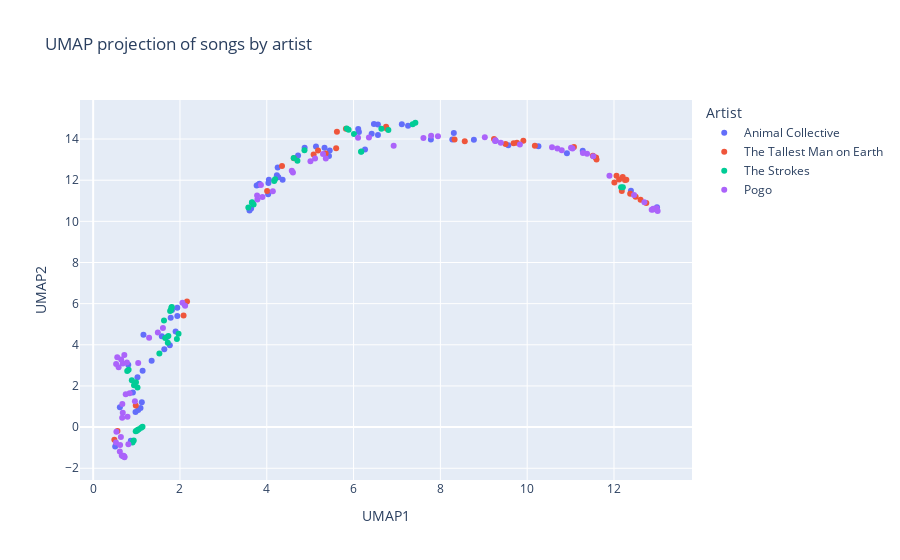

The code cell stored with this chart in its notebook:
### Code cell
fig = px.scatter(plot_df, x='UMAP1', y='UMAP2', color='Artist', hover_name='Track', title='UMAP projection of songs by artist')
fig.update_traces(hovertemplate='<b>%{hovertext}</b><br>Artist: %{customdata}')
fig.update_traces(customdata=plot_df['Artist'])

### Figure 1 — Plotly figure (JSON) as saved in the notebook; plotly's stock layout.template omitted (floating-point values rounded to 4 significant figures; data arrays with more than 128 entries replaced by an {"elided": "..."} marker saying what was removed)
{"data": [{"customdata": {"elided": "216 str values"}, "hovertemplate": "<b>%{hovertext}</b><br>Artist: %{customdata}", "hovertext": ["01 Graze.m4a", "02 What Would I Want_ Sky.m4a", "03 Bleed.m4a", "04 On A Highway.m4a", "05 I Think I Can.m4a", "02 Grass.mp3", "03 Did You See the Words.mp3", "03 Flesh Canoe.m4a", "04 The Purple Bottle.mp3", "05 Bees.m4a", "06 Banshee Beat.m4a", "07 Daffy Duck.m4a", "08 Loch Raven.m4a", "09 Turn Into Something.m4a", "01-01 - Blue Noses.mp3", "01-02 - Man Of Oil.mp3", "02-01 - Amazonawana  Anaconda Opportunity.mp3", "02-02 - Selection Of A Place (Rio Negro Version).mp3", "01 In The Flowers.m4a", "02 My Girls.m4a", "03 Also Frightened.m4a", "04 Summertime Clothes.m4a", "05 Daily Routine.m4a", "06 Bluish.m4a", "07 Guys Eyes.m4a", "08 Taste.m4a", "09 Lion In A Coma.m4a", "10 No More Runnin.m4a", "11 Brother Sport.m4a", "01 FloriDada.mp3", "02 Hocus Pocus.mp3", "03 Vertical.mp3", "04 Lying in the Grass.mp3", "05 The Burglars.mp3", "06 Natural Selection.mp3", "07 Bagels in Kiev.mp3", "08 On Delay.mp3", "09 Spilling Guts.mp3", "10 Summing the Wretch.mp3", "11 Golden Gal.mp3", "12 Recycling.mp3", "01 Peacebone.m4a", "02 Unsolved Mysteries.m4a", "03 Chores.m4a", "04 For Reverend Green.m4a", "05 Fireworks.m4a", "06 #1.m4a", "07 Winter Wonder Land.m4a", "08 Cuckoo Cuckoo.m4a", "09 Derek.m4a", "01 Leaf House.m4a", "02 Who Could Win a Rabbit.m4a", "03 The Softest Voice.m4a", "04 Winters Love.m4a", "05 Kids on Holiday.m4a", "06 Sweet Road.m4a", "07 Visiting Friends.m4a", "08 College.m4a", "09 We Tigers.m4a", "10 Mouth Wooed Her.m4a", "11 Good Lovin Outside.m4a", "12 Whaddit I Done.m4a"], "legendgroup": "Animal Collective", "marker": {"color": "#636efa", "symbol": "circle"}, "mode": "markers", "name": "Animal Collective", "orientation": "v", "showlegend": true, "type": "scatter", "x": [2.109, 3.83, 6.562, 5.134, 6.561, 4.721, 6.107, 7.112, 5.331, 10.26, 9.275, 12.99, 7.781, 6.469, 8.772, 9.565, 0.6152, 0.5076, 4.038, 1.091, 1.021, 1.786, 1.939, 4.233, 1.899, 0.9758, 1.14, 12.39, 0.8672, 3.64, 4.049, 0.9152, 3.767, 1.348, 1.639, 1.939, 6.123, 1.121, 1.038, 0.8087, 7.256, 4.251, 3.807, 4.872, 1.766, 1.817, 11.28, 3.602, 4.268, 1.582, 6.417, 1.703, 8.275, 4.365, 5.434, 1.159, 5.451, 0.6803, 8.31, 6.264, 4.032, 10.92], "xaxis": "x", "y": [5.964, 11.82, 14.2, 13.64, 14.71, 13.21, 14.49, 14.71, 13.58, 13.65, 13.92, 10.68, 13.97, 14.73, 13.97, 13.7, 0.9695, -0.9476, 11.86, 0.9269, 2.424, 5.311, 5.398, 12.24, 4.649, 0.7392, 2.74, 11.49, -0.6598, 10.62, 12.02, 1.677, 11.74, 3.226, 3.783, 5.802, 14.34, 1.207, 0.8341, 3.029, 14.64, 12.62, 11.78, 13.57, 3.981, 5.693, 13.43, 10.52, 12.14, 4.418, 14.26, 4.379, 13.97, 12.03, 13.17, 4.485, 13.44, -1.406, 14.29, 13.49, 11.31, 13.3], "yaxis": "y"}, {"customdata": {"elided": "216 str values"}, "hovertemplate": "<b>%{hovertext}</b><br>Artist: %{customdata}", "hovertext": ["01 The Wild Hunt.mp3", "02 Burden of Tomorrow.mp3", "03 Troubles Will be Gone.mp3", "04 You're Going Back.mp3", "05 The Drying of the Lawns.mp3", "06 King of Spain.mp3", "07 Love is All.mp3", "08 Thousand Ways.mp3", "09 A Lion's Heart.mp3", "10 Kids on the Run.mp3", "TheTallestManOnEarth-Shallowgrave-01-IWontBeFound.mp3", "TheTallestManOnEarth-Shallowgrave-02-PistolDreams.mp3", "TheTallestManOnEarth-Shallowgrave-03-HoneyWontYouLetMe.mp3", "TheTallestManOnEarth-Shallowgrave-04-ShallowGrave.mp3", "TheTallestManOnEarth-Shallowgrave-05-WhereDoMyBluebirdFly.mp3", "TheTallestManOnEarth-Shallowgrave-06-TheGardener.mp3", "TheTallestManOnEarth-Shallowgrave-07-TheBlizzardsNever.mp3", "TheTallestManOnEarth-Shallowgrave-08-TheSparrowandthe.mp3", "TheTallestManOnEarth-Shallowgrave-09-IntotheStream.mp3", "TheTallestManOnEarth-Shallowgrave-10-ThisWind.mp3", "01 To Just Grow Away.mp3", "02 Revelation Blues.mp3", "03 Leading Me Now.mp3", "04 1904.mp3", "05 Bright Lanterns.mp3", "06 There's No Leaving Now.mp3", "07 Wind and Walls.mp3", "08 Little Brother.mp3", "09 Criminals.mp3", "10 On Every Page.mp3", "01 Fields of Our Home.mp3", "02 Darkness of the Dream.mp3", "03 Singers.mp3", "04 Slow Dance.mp3", "05 Little Nowhere Towns.mp3", "06 Sagres.mp3", "07 Timothy.mp3", "08 Beginners.mp3", "09 Seventeen.mp3", "10 Dark Bird Is Home.mp3"], "legendgroup": "The Tallest Man on Earth", "marker": {"color": "#EF553B", "symbol": "circle"}, "mode": "markers", "name": "The Tallest Man on Earth", "orientation": "v", "showlegend": true, "type": "scatter", "x": [10.18, 11.58, 9.764, 0.5603, 8.327, 5.357, 12.75, 11.59, 11.6, 9.501, 5.599, 0.4883, 5.824, 4.008, 9.911, 0.9821, 5.182, 9.236, 6.761, 2.083, 12.25, 12.28, 12.5, 6.749, 12.12, 12.61, 5.079, 12.2, 12.18, 12.01, 12.06, 2.163, 11.51, 11.08, 12.37, 5.616, 4.351, 9.688, 4.624, 8.562], "xaxis": "x", "y": [13.67, 13.1, 13.82, -0.1891, 13.98, 13.3, 10.9, 13.09, 13.0, 13.76, 13.55, -0.6123, 14.51, 11.47, 13.92, 1.052, 13.45, 14.01, 14.51, 5.419, 12.01, 12.02, 11.2, 14.6, 12.03, 11.05, 13.25, 12.16, 11.48, 11.89, 12.22, 6.107, 13.18, 13.61, 11.34, 14.35, 12.69, 13.8, 13.06, 13.89], "yaxis": "y"}, {"customdata": {"elided": "216 str values"}, "hovertemplate": "<b>%{hovertext}</b><br>Artist: %{customdata}", "hovertext": ["01 Machu Picchu.mp3", "02 Under Cover Of Darkness.mp3", "03 Two Kinds Of Happiness.mp3", "04 You're So Right.mp3", "05 Taken For A Fool.mp3", "06 Games.mp3", "07 Call Me Back.mp3", "08 Gratisfaction.mp3", "09 Metabolism.mp3", "10 Life Is Simple In The Moonlight 1.mp3", "10 Life Is Simple in the Moonlight.mp3", "01 Machu Picchu.mp3", "02 Under Cover Of Darkness.mp3", "03 Two Kinds Of Happiness.mp3", "04 You're So Right.mp3", "05 Taken For A Fool.mp3", "06 Games.mp3", "07 Call Me Back.mp3", "08 Gratisfaction.mp3", "09 Metabolism.mp3", "10 Life Is Simple In The Moonlight 1.mp3", "10 Life Is Simple in the Moonlight.mp3", "01 Is This It.m4a", "02 The Modern Age 1.m4a", "02 The Modern Age.m4a", "03 Soma.m4a", "04 Barely Legal.m4a", "05 Someday.m4a", "06 Alone, Together.m4a", "07 Last Nite.m4a", "08 Hard to Explain.m4a", "09 When It Started.m4a", "10 Trying Your Luck.m4a", "11 Take It or Leave It.m4a", "01 What Ever Happened_.m4a", "03 Automatic Stop.m4a", "04 12_51.m4a", "05 You Talk Way Too Much.m4a", "06 Between Love & Hate.m4a", "07 Meet Me In the Bathroom.m4a", "08 Under Control 1.m4a", "08 Under Control.m4a", "09 The Way It Is.m4a", "10 The End Has No End.m4a", "11 I Can't Win.m4a"], "legendgroup": "The Strokes", "marker": {"color": "#00cc96", "symbol": "circle"}, "mode": "markers", "name": "The Strokes", "orientation": "v", "showlegend": true, "type": "scatter", "x": [1.022, 1.137, 1.007, 1.66, 0.9075, 4.171, 12.16, 0.7848, 1.794, 3.656, 6.173, 1.052, 1.106, 0.9809, 1.733, 0.9354, 4.191, 12.2, 0.8166, 1.773, 3.661, 6.179, 1.632, 7.424, 7.363, 6.641, 4.868, 1.719, 1.526, 1.811, 3.575, 6.009, 6.801, 0.9865, 0.8911, 3.697, 4.62, 1.967, 1.803, 1.022, 5.843, 5.885, 1.929, 0.9417, 4.706], "xaxis": "x", "y": [-0.1384, 0.0217, -0.1803, 4.337, -0.7459, 11.96, 11.66, 2.73, 5.695, 10.9, 13.39, -0.1053, -0.03199, -0.2041, 4.425, -0.6514, 12.05, 11.66, 2.782, 5.644, 10.92, 13.39, 5.182, 14.79, 14.71, 14.5, 13.46, 4.103, 3.579, 5.838, 10.68, 14.24, 14.43, 2.182, 2.282, 10.82, 13.08, 4.535, 5.8, 1.928, 14.52, 14.46, 4.283, 2.029, 12.95], "yaxis": "y"}, {"customdata": {"elided": "216 str values"}, "hovertemplate": "<b>%{hovertext}</b><br>Artist: %{customdata}", "hovertext": ["Bigger Blue _ Pogo_284910233_soundcloud.mp3", "Blue Holiday _ Pogo_295011972_soundcloud.mp3", "Cupboard Shaker _ Pogo_296264737_soundcloud.mp3", "Happy Horse Goes To Happy Town _ Pogo_270298628_soundcloud.mp3", "In My Chair (Milky Mix) 2016 _ Pogo_266745293_soundcloud.mp3", "Jungle Dash _ Pogo_274227186_soundcloud.mp3", "Shatter _ Pogo_272416616_soundcloud.mp3", "精神 _ Pogo_284667071_soundcloud.mp3", "Pogo - Kindred Shadow - 01 Sky Heart.mp3", "Pogo - Kindred Shadow - 02 Forget.mp3", "Pogo - Kindred Shadow - 03 No Worries.mp3", "Pogo - Kindred Shadow - 04 The Trouble.mp3", "Pogo - Kindred Shadow - 05 Ode For Lovers.mp3", "Pogo - Kindred Shadow - 06 Pinocchionic.mp3", "Pogo - Kindred Shadow - 07 Where Is Ethan-.mp3", "Pogo - Kindred Shadow - 08 Rise & Glide.mp3", "Pogo - Kindred Shadow - 09 Yore.mp3", "Pogo - Kindred Shadow - 10 Her Perfume.mp3", "Pogo - Kindred Shadow - 11 Here Now.mp3", "Pogo - Kindred Shadow - 12 Truly.mp3", "Pogo - Kindred Shadow - 13 What Is I-.mp3", "Pogo - Star Charts - 01 One Day With You.mp3", "Pogo - Star Charts - 02 Simagism.mp3", "Pogo - Star Charts - 03 Cosgrove.mp3", "Pogo - Star Charts - 04 Bang Monkey.mp3", "Pogo - Star Charts - 05 Featherfunk.mp3", "Pogo - Star Charts - 06 Into The Ark.mp3", "Pogo - Star Charts - 07 Hermione Mix.mp3", "Pogo - Star Charts - 08 Freedom Flavoured.mp3", "Pogo - Star Charts - 09 Do Something Rhythmic.mp3", "Pogo - Star Charts - 10 The Climb.mp3", "Pogo - Star Charts - 11 Croc Stock and Barrel.mp3", "Pogo - Star Charts - 12 One Mushroom Too Many (Club Mix).mp3", "01 Upular.mp3", "Ariel.mp3", "Austin 1911.mp3", "Bangarang.mp3", "Bloom.mp3", "Boo Bass.mp3", "Buzzwing.mp3", "Counterpoint.mp3", "Davyd.mp3", "Doo D'Doo.mp3", "Expialidocious.mp3", "Hundred Acre Flurry.mp3", "Hundred Acre Rain.mp3", "IWant....mp3", "Jaaam.mp3", "Living Island.mp3", "Me Lurv Oo.wav", "Mellow Brick Road.mp3", "Mighty Woosh.mp3", "Muppet Mix.mp3", "Murmurs Of Middle-Earth.mp3", "Our Last Moments.mp3", "Out Deep.mp3", "Pinocchionic.mp3", "Prop My Sky.mp3", "PuffLove.mp3", "Reverso Poppins.mp3", "Sugarella.mp3", "Swashbuckle.mp3", "The Planet.mp3", "ToyzNoize.mp3", "WalkingOnADream(PogoEdit).mp3", "What I Likes.mp3", "Whisperlude.mp3", "Wishery.mp3", "ZooZoo.mp3"], "legendgroup": "Pogo", "marker": {"color": "#ab63fa", "symbol": "circle"}, "mode": "markers", "name": "Pogo", "orientation": "v", "showlegend": true, "type": "scatter", "x": [7.944, 12.87, 3.784, 12.7, 2.057, 0.6812, 12.98, 9.26, 3.9, 11.38, 3.777, 6.354, 11.04, 4.603, 12.96, 2.119, 9.024, 5.296, 5.007, 11.28, 11.52, 6.103, 0.7502, 0.7913, 1.289, 0.6453, 7.786, 0.5557, 0.6724, 9.832, 9.393, 0.5864, 5.113, 0.5257, 0.614, 10.8, 0.7214, 10.57, 0.6391, 1.038, 12.9, 4.14, 12.46, 0.6826, 0.9619, 0.6589, 1.49, 0.6682, 4.576, 5.36, 1.608, 0.8396, 9.267, 0.7775, 12.9, 13.01, 0.6206, 10.7, 0.5292, 11.9, 11.01, 0.8117, 6.924, 0.7198, 0.536, 7.61, 0.7183, 3.866, 0.7004], "xaxis": "x", "y": [14.13, 10.56, 11.06, 10.93, 6.048, 3.088, 10.64, 13.91, 11.19, 13.28, 11.26, 14.08, 13.54, 12.37, 10.62, 5.898, 14.09, 13.27, 12.92, 13.33, 13.16, 14.07, 1.592, 0.5062, 4.338, 3.282, 14.16, 3.4, 1.121, 13.74, 13.82, 2.905, 13.05, -0.7418, -1.179, 13.46, -1.464, 13.6, -0.4778, 3.114, 10.57, 11.46, 11.29, 0.6991, 1.254, -1.377, 4.601, 0.4516, 12.45, 13.06, 4.813, 1.644, 13.94, 3.143, 10.61, 10.51, -0.8678, 13.54, 3.072, 12.21, 13.58, -0.8348, 13.68, -1.43, -0.2209, 14.05, 3.5, 11.77, -1.389], "yaxis": "y"}], "layout": {"legend": {"title": {"text": "Artist"}, "tracegroupgap": 0}, "title": {"text": "UMAP projection of songs by artist"}, "xaxis": {"anchor": "y", "domain": [0, 1], "title": {"text": "UMAP1"}}, "yaxis": {"anchor": "x", "domain": [0, 1], "title": {"text": "UMAP2"}}}}
